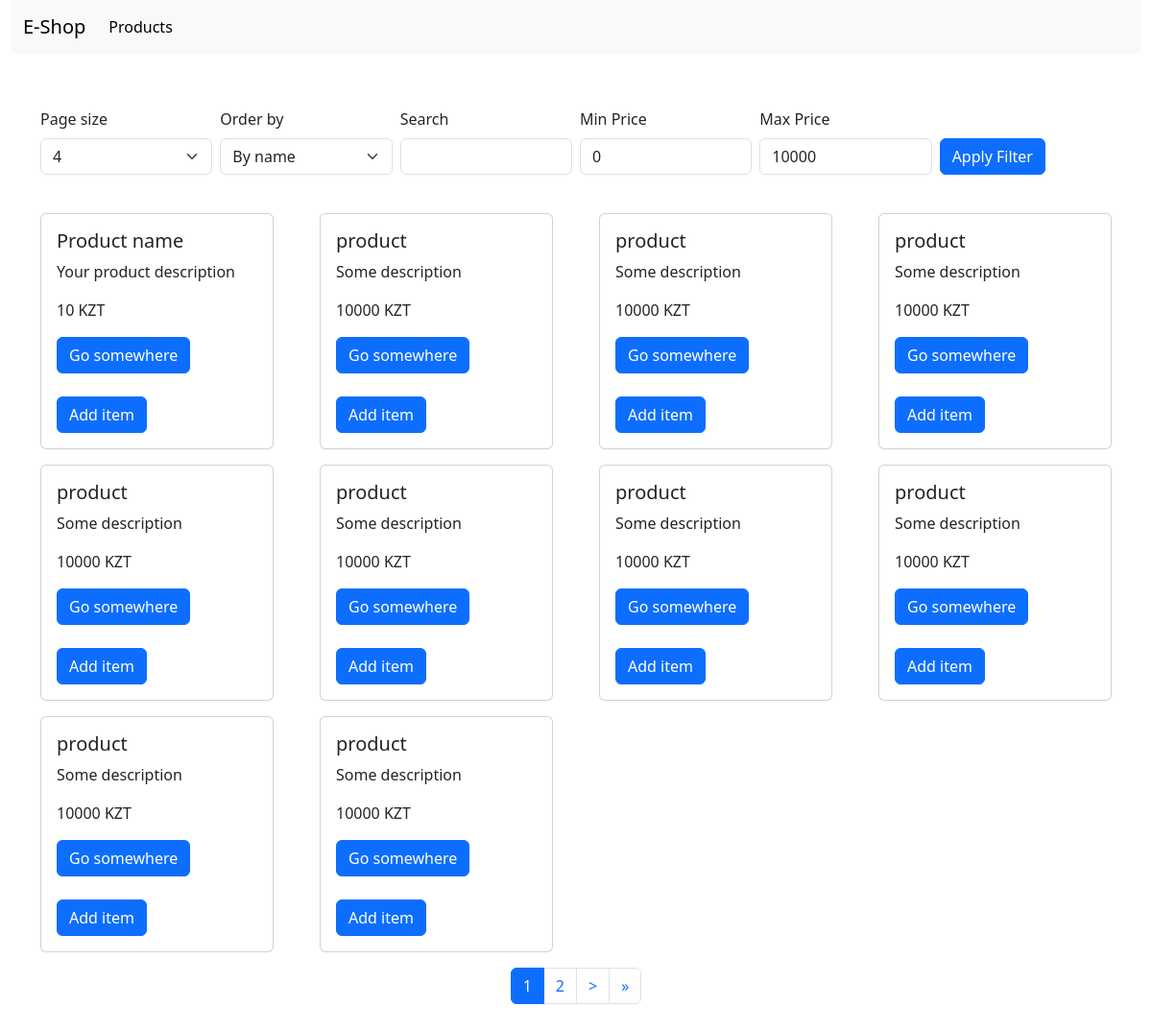
Screenshot of /products/ with the database file from the repository.
### shop/models.py (models this page shows, shortened)
class Product(models.Model):
    name = models.CharField(null=False, max_length=255, blank=False)
    description = models.CharField(null=False, max_length=2000, blank=True, default='')
    price = models.IntegerField(null=False)
    amount = models.IntegerField(null=False)
    created_at = models.DateTimeField(auto_now=True, null=False)
    category = models.ForeignKey(Category, null=True, on_delete=models.CASCADE)
    class Meta:
        verbose_name = 'Product'
        verbose_name_plural = 'Products'

### shop/views.py (the view)
# urls.py: path('products/', products_page_view, name='products_page'),
def products_page_view(request):
    categories = Category.objects.all()
    size = request.GET.get('size', 10)
    page = request.GET.get('page', 1)
    order_by = request.GET.get('order_by', 'name')
    name = request.GET.get('name', '')
    min_price = request.GET.get('min_price', 0)
    max_existing_price = Product.objects.all().order_by('-price')[0].price
    max_price = request.GET.get('max_price', max_existing_price)
    products = Product.objects \
        .filter(name__icontains=name) \
        .filter(price__gte=min_price) \
        .filter(price__lte=max_price) \
        .order_by(order_by)
    filters = {
        'name': name,
        'min_price': min_price,
        'max_price': max_price
    }
    paginator = Paginator(products, size)
    page_obj = paginator.get_page(page)
    if request.method == 'GET':
        return render(request, 'shop/products.html',
                      {'page_obj': page_obj, 'paginator': paginator, 'categories': categories, 'sizes': sizes,
                       'order_by': order_by, 'filters': filters})

### shop/templates/shop/products.html (shortened to what this page needs)
{% extends 'base.html' %}
{% block content %}
<div class="container-fluid">
    <div class="row">
        <div class="col-12">
            {% include 'header.html' %}
        </div>
    </div>
</div>
<div class="container">
    {% include 'shop/products-grid.html' %}
</div>
{% endblock %}

### shop/templates/shop/products-grid.html (shortened to what this page needs)
<div class="row g-2 mt-5">
    <div class="col-2">
        <label for="size" class="form-label">Page size</label>
        <select class="form-select" onchange="handleParamChange(event, 'size')" id="size">
            {% for size in sizes %}
            {% if size == paginator.per_page %}
            <option value="{{ size }}" selected>{{ size }}</option>
            {% else %}
            <option value="{{ size }}">{{ size }}</option>
            {% endif %}
            {% endfor %}
        </select>
    </div>
    <div class="col-2">
        <label for="order_by" class="form-label">Order by</label>
        <select class="form-select" onchange="handleParamChange(event, 'order_by')" id="order_by">
            {% if order_by == 'name' %}
            <option value="name" selected>By name</option>
            {% else %}
            <option value="name">By name</option>
            {% endif %}
        </select>
    </div>
    <div class="col-2">
        <label for="name" class="form-label">Search</label>
        <input class="form-control" id="name" value="{{ filters.name }}" name="name"/>
    </div>
    <div class="col-2">
        <label for="min_price" class="form-label">Min Price</label>
        <input class="form-control" id="min_price" value="{{ filters.min_price }}" name="min_price"/>
    </div>
    <div class="col-2">
        <label for="max_price" class="form-label">Max Price</label>
        <input class="form-control" id="max_price" value="{{ filters.max_price }}" name="max_price"/>
    </div>
    <div class="col-2 d-flex align-items-end">
        <button class="btn btn-primary" onclick="handleFilterChange()">Apply Filter</button>
    </div>
</div>
<div class="row my-4 gx-5 gy-3">
    {% for product in page_obj %}
    <div class="col-3">
        <div class="card">
            <div class="card-body">
                <h5 class="card-title">{{ product.name }}</h5>
                <p class="card-text">{{ product.description}}</p>
                <p class="card-text">{{ product.price }} KZT</p>
                <a href="#" class="btn btn-primary">Go somewhere</a>
                <a href="{% url 'add_to_basket' pk=product.id %}" class="d-block mt-4">
                    <button class="btn btn-primary">Add item</button>
                </a>
            </div>
        </div>
    </div>
    {% endfor %}
    <div class="col-12">
        <nav class="d-flex justify-content-center align-items-center">
            <ul class="pagination">
                {% for page in paginator.page_range %}
                {% if page_obj.number == page %}
                <li class="page-item active"><a class="page-link" href="javascript:void(0)"
                                                onclick="handlePaginationChange({{page}})">{{ page }}</a></li>
                {% elif page >= page_obj.number|add:-2 and page <= page_obj.number|add:2 %}
                <li class="page-item"><a class="page-link" href="javascript:void(0)"
                                         onclick="handlePaginationChange({{page}})">{{ page }}</a></li>
                {% endif %}
                {% endfor %}
                {% if page_obj.has_next %}
                <li class="page-item">
                    <a class="page-link" href="javascript:void(0)" aria-label="Next"
                       onclick="handlePaginationChange({{page_obj.number|add:1}})">
                        <span aria-hidden="true"> > </span>
                    </a>
                </li>
                <li class="page-item">
                    <a class="page-link" href="javascript:void(0)" aria-label="Next"
                       onclick="handlePaginationChange({{paginator.num_pages}})">
                        <span aria-hidden="true">&raquo;</span>
                    </a>
                </li>
                {% endif %}
            </ul>
        </nav>
    </div>
</div>

### rows the page displays
Product: name "Product name", description "Your product description", price "10"
Product: name "product", description "Some description", price "10000"
Product: name "product", description "Some description", price "10000"
Product: name "product", description "Some description", price "10000"
Product: name "product", description "Some description", price "10000"
Product: name "product", description "Some description", price "10000"
Product: name "product", description "Some description", price "10000"
Product: name "product", description "Some description", price "10000"
Product: name "product", description "Some description", price "10000"
Product: name "product", description "Some description", price "10000"

### other values shown
{{ page }} "1"
{{ page }} "2"
form field value "4"
